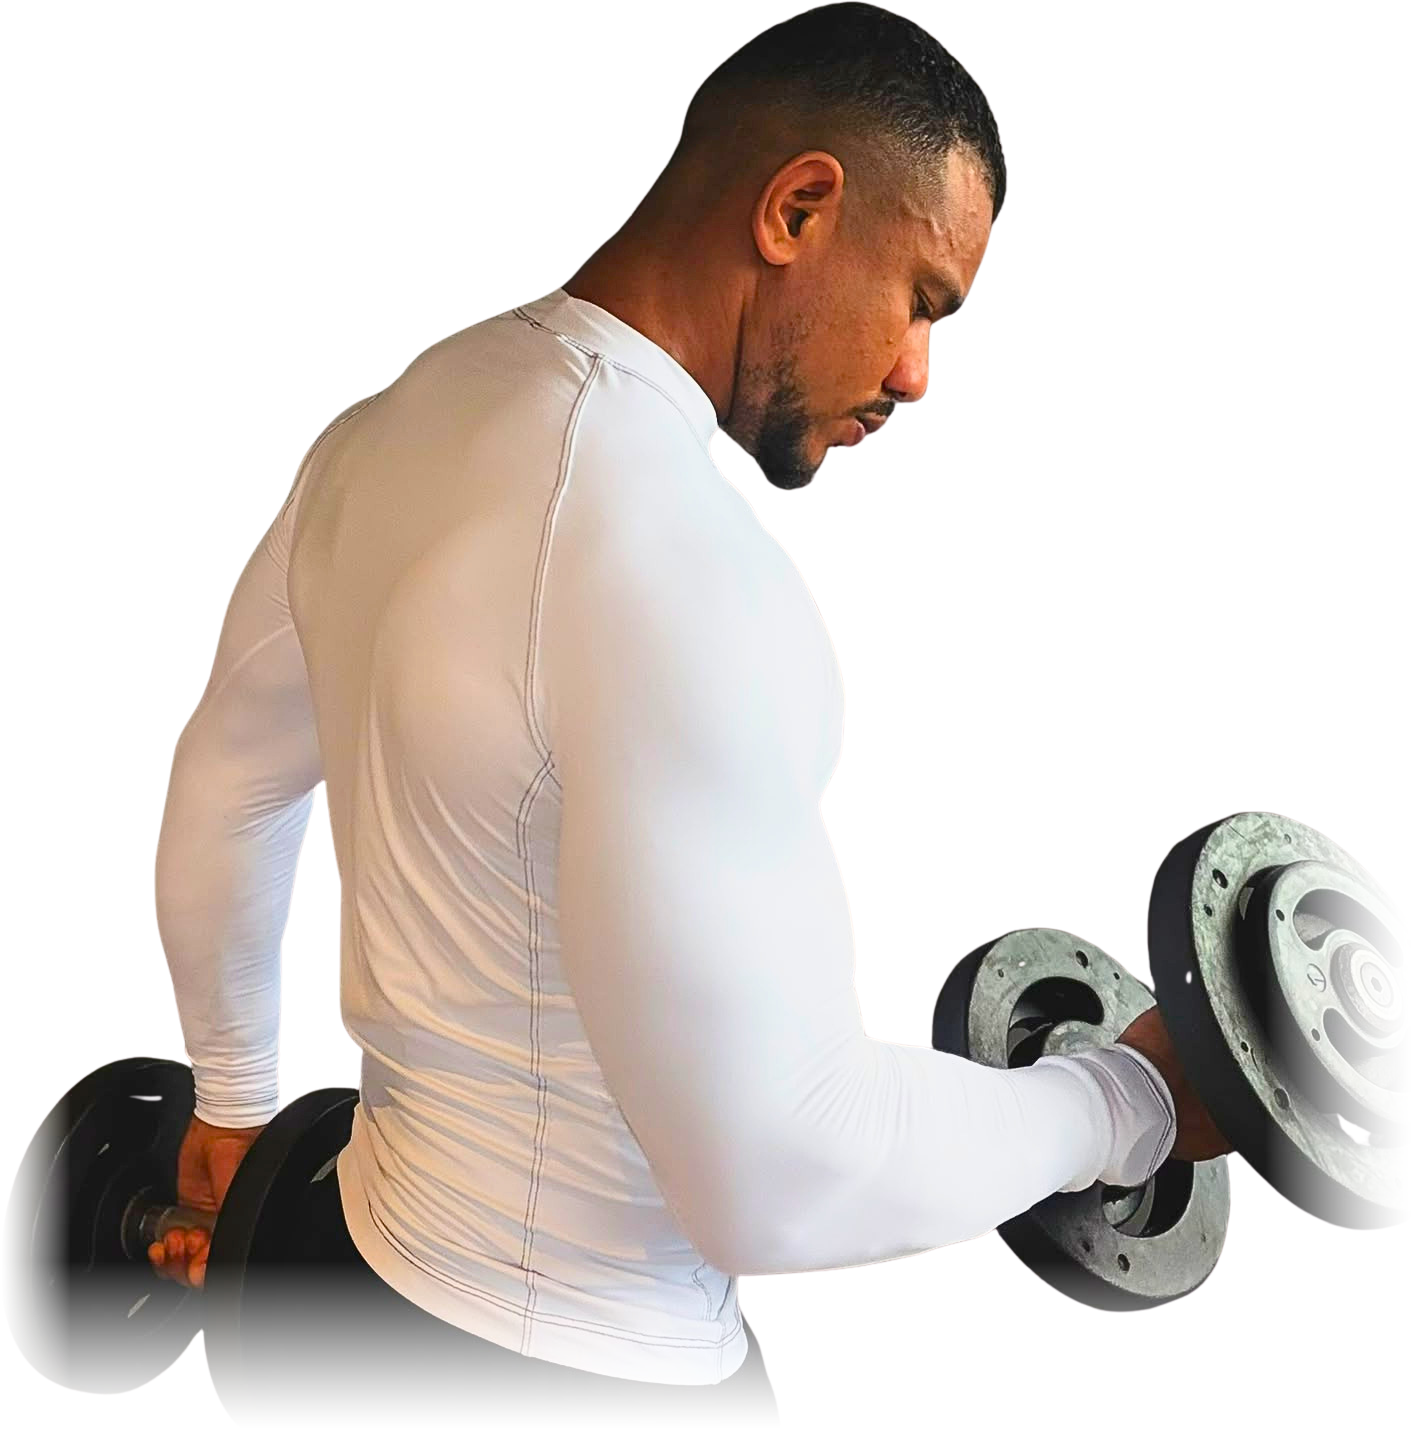

Generate this figure with Python:
# Recorte do Gabriel sem tratamento de cor: so fades de transparencia nas bordas cortadas da foto.
from PIL import Image
import numpy as np
V='_brief-imagens/hero-v2/'; U='public/wp-content/uploads/2024/11/'
im=Image.open(V+'recorte-gabriel.png').convert('RGBA'); im=im.crop(im.getbbox())
a=np.asarray(im,np.float32).copy(); H,W=a.shape[:2]
xx=np.arange(W)[None,:]; yy=np.arange(H)[:,None]
direita=np.clip((W-1-xx)/150.0,0,1)**1.6      # halter cortado pela borda da foto
esquerda=np.clip(xx/70.0,0,1)**1.3            # halter da esquerda encosta na borda
baixo=np.clip((H-1-yy)/170.0,0,1)**1.4        # barra da camisa / calca some antes da faixa
a[...,3]*=direita*esquerda*baixo
out=Image.fromarray(np.clip(a,0,255).astype(np.uint8))
out.save(V+'natural.png')
out.save(U+'ng-car12ol1-emerson.webp',lossless=True,quality=100,method=6)
out.save(U+'ng-carol1-mi12ble-emerson.webp',lossless=True,quality=100,method=6)
print('ok',out.size)
